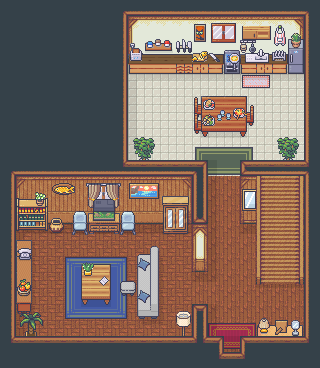

Below is a game level as drawn by its tile map, then a one-line description and the .tmx that defines it (tile-layer data replaced by summaries):
An orthogonal 20x23 tile map with 16x16 px tiles, 17 tile layers (Chao, Tapete, Sombra, Espelho-Corredor, ...) and 7 objects.

<map version="1.5" tiledversion="1.6.0" orientation="orthogonal" renderorder="right-down" width="20" height="23" tilewidth="16" tileheight="16" infinite="0" nextlayerid="31" nextobjectid="8">
 <tileset firstgid="1" source="moara_house_tileset.tsx" />
 <layer id="2" name="Chao" width="20" height="23">
  <data>[460 cells, 259 non-empty, 25 distinct tile ids]</data>
 </layer>
 <layer id="9" name="Tapete" width="20" height="23">
  <data>[460 cells, 34 non-empty, 25 distinct tile ids]</data>
 </layer>
 <layer id="18" name="Sombra" width="20" height="23">
  <data>[460 cells, 61 non-empty, 8 distinct tile ids]</data>
 </layer>
 <layer id="14" name="Espelho-Corredor" width="20" height="23" offsetx="2" offsety="5">
  <data>[460 cells, 2 non-empty, 2 distinct tile ids]</data>
 </layer>
 <layer id="3" name="Escada" width="20" height="23">
  <data>[460 cells, 21 non-empty, 6 distinct tile ids]</data>
 </layer>
 <layer id="10" name="Cadeira-Mesa" width="20" height="23" offsetx="0" offsety="-8">
  <data>[460 cells, 2 non-empty, 2 distinct tile ids]</data>
 </layer>
 <layer id="6" name="Objetos-0" width="20" height="23">
  <data>[460 cells, 62 non-empty, 48 distinct tile ids]</data>
 </layer>
 <layer id="15" name="Sofa-Apoio-Pe-Mesinha" width="20" height="23" offsetx="8" offsety="-8">
  <data>[460 cells, 10 non-empty, 10 distinct tile ids]</data>
 </layer>
 <layer id="16" name="Sala-Escrivaninha" width="20" height="23" offsetx="8" offsety="0">
  <data>[460 cells, 8 non-empty, 6 distinct tile ids]</data>
 </layer>
 <layer id="17" name="Sala-Aquario-Escivaninha" width="20" height="23" offsetx="8" offsety="0">
  <data>[460 cells, 4 non-empty, 4 distinct tile ids]</data>
 </layer>
 <layer id="7" name="Objetos-1" width="20" height="23">
  <data>[460 cells, 31 non-empty, 28 distinct tile ids]</data>
 </layer>
 <layer id="8" name="Objetos-2" width="20" height="23">
  <data>[460 cells, 21 non-empty, 20 distinct tile ids]</data>
 </layer>
 <layer id="19" name="Acima-Objetos-0" width="20" height="23">
  <data>[460 cells, 26 non-empty, 20 distinct tile ids]</data>
 </layer>
 <layer id="13" name="Above-Comida-Mesa" width="20" height="23" offsetx="7" offsety="-6">
  <data>[460 cells, 2 non-empty, 2 distinct tile ids]</data>
 </layer>
 <layer id="12" name="Acima-Prateleira-Abajur" width="20" height="23" offsetx="0" offsety="4">
  <data>[460 cells, 6 non-empty, 6 distinct tile ids]</data>
 </layer>
 <layer id="22" name="Acima-Objetos-1" width="20" height="23">
  <data>[460 cells, 11 non-empty, 11 distinct tile ids]</data>
 </layer>
 <layer id="1" name="Acima-Teto" width="20" height="23">
  <data>[460 cells, 183 non-empty, 20 distinct tile ids]</data>
 </layer>
 <objectgroup id="24" name="Collision">
  <object id="1" x="16" y="228">
   <polygon points="33,0 35,2 46,2 48,1 48,-7 57,-7 57,3 119,3 119,-7 147,-7 147,3 176,3 176,41 192,41 192,-65 133,-65 133,-68 123,-68 123,-65 112,-65 112,-228 -16,-228 -16,0" />
  </object>
  <object id="2" x="0" y="228">
   <polygon points="0,0 16,0 16,12 32,12 32,83 16,83 16,111 25,111 25,104 37,104 37,111 192,111 192,79 208,79 208,111 218,111 221,116 221,127 243,127 243,116 246,111 257,111 257,99 320,99 320,140 0,140" />
  </object>
  <object id="3" x="81" y="265" width="30" height="37" />
  <object id="4" x="120" y="283">
   <polygon points="0,-2 0,10 17,10 17,33 39,33 39,-29 19,-29 17,-27 17,-2" />
  </object>
  <object id="5" x="320" y="327">
   <polygon points="0,0 -16,0 -16,-43 -21,-43 -21,-81 -59,-81 -59,-43 -64,-43 -64,-81 -64,-106 -80,-106 -80,-164 -37,-164 -37,-167 -27,-167 -27,-164 -16,-164 -16,-327 0,-327" />
  </object>
  <object id="6" x="194" y="96">
   <polygon points="0,1 0,35 7,35 7,38 53,38 53,27 60,27 60,9 53,9 53,3 7,3 7,1" />
  </object>
  <object id="7" x="128" y="0">
   <polygon points="0,0 0,71 176,71 176,0" />
  </object>
 </objectgroup>
</map>
